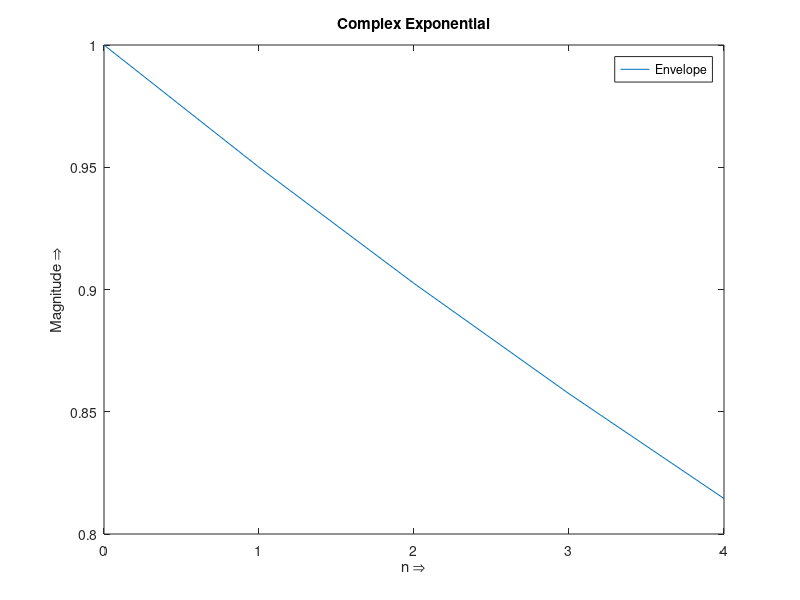
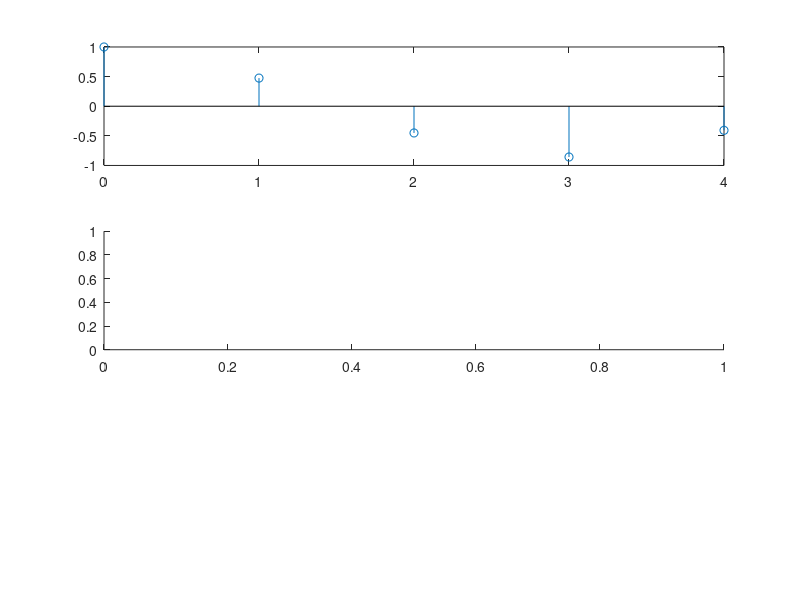

Source code (MATLAB) for these figures, in order: (Note: this script raises an error after producing the figures.)
N = input("Introduza um tamanho para o vetor de números (N > 30): ");
#printf("O valor é: %d\n", N);
n = [0:N - 1];
alpha = .95 * exp(j * pi / 3);
h = alpha.^n;

plot(n, abs(h));
xlabel('n \Rightarrow');
ylabel('Magnitude \Rightarrow');
legend("Envelope");
title("Complex Exponential");

#sinal x[n] = u[n-20] - u[n-30] --> tamanho total do vetor = N
x = [zeros(1, 20) ones(1, 10) zeros(1, N - 30)];

figure(2);
subplot(3, 1, 1);
stem(n, real(h));

subplot(3, 1, 2);
stem(n, x);

y = conv(x, real(h));
disp("Convolution complete.");

subplot(3, 1, 3);
stem(n, y(1:N), 'mp');

disp(length(y));
